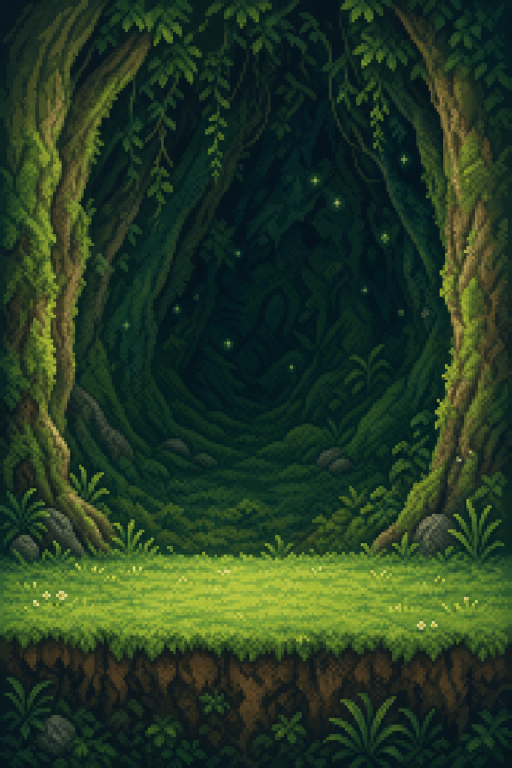
#> input picture GameBase/assets/acorn_catch_bg_source.png, 1024 x 1536 px (shown at 1/2 size)
$ python pack_digit_sheet.py ../assets/acorn_catch_bg_source.png --output out.png
#> lines starting #> are read from the running program, lines starting #| are printed output that depends on the picture
### GameBase/tools/png_to_spritesheet.py
#!/usr/bin/env python3
"""Convert a PNG to a PROGMEM sprite sheet header with optional region metadata."""

import argparse
import os
import sys

try:
    from PIL import Image
except ImportError:
    print("Pillow is required: pip install pillow", file=sys.stderr)
    sys.exit(1)

sys.path.insert(0, os.path.dirname(__file__))
from sprite_encoding import (  # noqa: E402
    choose_bpp,
    encode_sheet,
    format_u8_array,
    preview_stats,
    rasterize_sheet,
    rgb_to_rgb565,
    write_asset_header,
    write_legacy_header,
)


# [8 lines left out: function is_opaque_pixel, not called in this run]


def is_outline_pixel(r, g, b, a):
    return a >= 20 and r < 140 and g < 140 and b < 140


def flood_fill_digits(image, transparent_rgb=None, regions=None):
    pixels = image.load()
    width, height = image.size
    filled = set()

    fill_targets = []
    if regions:
        for _label, x, y, w, h in regions:
            fill_targets.append((x, y, w, h))
    else:
        fill_targets.append((0, 0, width, height))

    for x0, y0, w, h in fill_targets:
        seeds = []
        cx = x0 + w // 2
        cy = y0 + h // 2
        seeds.append((cx, cy))
        seeds.append((x0 + 2, y0 + 2))
        seeds.append((x0 + w - 3, y0 + 2))

        for sx, sy in seeds:
            if not (x0 <= sx < x0 + w and y0 <= sy < y0 + h):
                continue
            r, g, b, a = pixels[sx, sy]
            if is_outline_pixel(r, g, b, a):
                continue
            if not is_opaque_pixel(r, g, b, a, transparent_rgb):
                stack = [(sx, sy)]
                visited = set()
                while stack:
                    x, y = stack.pop()
                    if (x, y) in visited:
                        continue
                    if not (x0 <= x < x0 + w and y0 <= y < y0 + h):
                        continue
                    visited.add((x, y))
                    pr, pg, pb, pa = pixels[x, y]
                    if is_outline_pixel(pr, pg, pb, pa):
                        continue
                    if is_opaque_pixel(pr, pg, pb, pa, transparent_rgb) and not (
                        pr > 200 and pg > 200 and pb > 200
                    ):
                        continue
                    pixels[x, y] = (255, 255, 255, 255)
                    filled.add((x, y))
                    stack.extend([(x + 1, y), (x - 1, y), (x, y + 1), (x, y - 1)])

    return filled


# [5 lines left out: function load_processed_image, not called in this run]


def image_to_sheet(path_or_image, transparent_rgb=None, fill_digits=False, regions=None):
    if isinstance(path_or_image, Image.Image):
        image = path_or_image.convert("RGBA")
    else:
        image = load_processed_image(path_or_image, transparent_rgb, fill_digits, regions)
    width, height = image.size
    colors, opaque_grid = rasterize_sheet(image, transparent_rgb)

    bitmap = []
    mask_rows = []
    for y in range(height):
        row_bits = []
        for x in range(width):
            bitmap.append(colors[y][x] if opaque_grid[y][x] else 0xFFFF)
            row_bits.append("1" if opaque_grid[y][x] else "0")
        for i in range(0, width, 8):
            chunk = row_bits[i : i + 8]
            while len(chunk) < 8:
                chunk.append("0")
            mask_rows.append(int("".join(chunk), 2))

    return width, height, bitmap, mask_rows


# [129 lines left out: functions format_array, write_header, main, not called in this run]


# [2 lines that do not run on import are left out]

### GameBase/tools/pack_digit_sheet.py
#!/usr/bin/env python3
"""Crop tightly-bounded digits and pack into a clean spaced sprite sheet."""

import argparse
import os
import sys

sys.path.insert(0, os.path.dirname(__file__))
from png_to_spritesheet import flood_fill_digits, image_to_sheet, write_header

try:
    from PIL import Image
except ImportError:
    print("Pillow is required", file=sys.stderr)
    sys.exit(1)

# Tight source bounds measured from the digit strip art.
SMALL_SOURCE = [
    (85, 8, 7, 10),
    (93, 8, 5, 10),
    (99, 8, 8, 10),
    (107, 8, 6, 10),
    (113, 8, 7, 10),
    (120, 8, 8, 10),
    (128, 8, 7, 10),
    (135, 8, 7, 10),
    (142, 8, 7, 10),
    (149, 8, 6, 10),
]

LARGE_SOURCE = [
    (15, 25, 21, 30),
    (39, 25, 15, 30),
    (57, 25, 33, 30),
    (96, 25, 15, 30),
    (117, 25, 27, 30),
    (150, 25, 15, 30),
    (168, 25, 18, 30),
    (189, 25, 18, 30),
    (207, 25, 15, 30),
    (216, 25, 9, 30),
]


def trim_bounds(image, box):
    x0, y0, w, h = box
    x1 = x0 + w - 1
    y1 = y0 + h - 1
    px = image.load()

    def is_ink(r, g, b, a):
        if a < 20:
            return False
        if r > 240 and g > 240 and b > 240:
            return False
        return True

    while x0 <= x1 and all(not is_ink(*px[x0, y]) for y in range(y0, y1 + 1)):
        x0 += 1
    while x1 >= x0 and all(not is_ink(*px[x1, y]) for y in range(y0, y1 + 1)):
        x1 -= 1
    while y0 <= y1 and all(not is_ink(*px[x, y0]) for x in range(x0, x1 + 1)):
        y0 += 1
    while y1 >= y0 and all(not is_ink(*px[x, y1]) for x in range(x0, x1 + 1)):
        y1 -= 1
    return (x0, y0, x1 - x0 + 1, y1 - y0 + 1)


def pack_row(image, boxes, cell_w, cell_h, y_offset, pad=2):
    row = Image.new("RGBA", (cell_w * 10, cell_h), (255, 255, 255, 0))
    regions = []
    for i, box in enumerate(boxes):
        crop = image.crop((box[0], box[1], box[0] + box[2], box[1] + box[3]))
        dest_x = i * cell_w + max(0, (cell_w - crop.width) // 2)
        dest_y = y_offset + max(0, (cell_h - crop.height) // 2)
        row.paste(crop, (dest_x, dest_y), crop)
        regions.append((f"d{i}", i * cell_w, y_offset, cell_w, cell_h))
    return row, regions


def main():
    parser = argparse.ArgumentParser()
    parser.add_argument("input")
    parser.add_argument("-o", "--output", required=True)
    parser.add_argument("--preview", help="Optional packed PNG preview path")
    args = parser.parse_args()

    source = Image.open(args.input).convert("RGBA")
    filled = flood_fill_digits(
        source,
        (255, 255, 255),
        [("d", x, y, w, h) for x, y, w, h in SMALL_SOURCE + LARGE_SOURCE],
    )
#> the loop in flood_fill_digits, `for _label, x, y, w, h in regions:` made 20 passes
#> (x, y, w, h) on passes 1 to 12: (85, 8, 7, 10), (93, 8, 5, 10), (99, 8, 8, 10), (107, 8, 6, 10), (113, 8, 7, 10), (120, 8, 8, 10), (128, 8, 7, 10), (135, 8, 7, 10), (142, 8, 7, 10), (149, 8, 6, 10), (15, 25, 21, 30), (39, 25, 15, 30)
#> after the loop in flood_fill_digits, `for _label, x, y, w, h in regions:`: fill_targets = 20 items, first 6: (85, 8, 7, 10), (93, 8, 5, 10), (99, 8, 8, 10), (107, 8, 6, 10), (113, 8, 7, 10), (120, 8, 8, 10)
#> the loop in flood_fill_digits, `for x0, y0, w, h in fill_targets:` made 20 passes
#> (x0, y0, w, h, cx, cy) on passes 1 to 12: (85, 8, 7, 10, 88, 13), (93, 8, 5, 10, 95, 13), (99, 8, 8, 10, 103, 13), (107, 8, 6, 10, 110, 13), (113, 8, 7, 10, 116, 13), (120, 8, 8, 10, 124, 13), (128, 8, 7, 10, 131, 13), (135, 8, 7, 10, 138, 13), (142, 8, 7, 10, 145, 13), (149, 8, 6, 10, 152, 13), (15, 25, 21, 30, 25, 40), (39, 25, 15, 30, 46, 40)
#> after the loop in flood_fill_digits, `for x0, y0, w, h in fill_targets:`: filled = 0 items
#> filled = 0 items

    small_boxes = [trim_bounds(source, box) for box in SMALL_SOURCE]
#> after the loop in trim_bounds, `while x0 <= x1 and all(not is_ink(*px[x0, y]) for y in range(y0, y1 + ..`: x0 = 85
#> after the loop in trim_bounds, `while x1 >= x0 and all(not is_ink(*px[x1, y]) for y in range(y0, y1 + ..`: x1 = 91
#> after the loop in trim_bounds, `while y0 <= y1 and all(not is_ink(*px[x, y0]) for x in range(x0, x1 + ..`: y0 = 8
#> after the loop in trim_bounds, `while y1 >= y0 and all(not is_ink(*px[x, y1]) for x in range(x0, x1 + ..`: y1 = 17
#> small_boxes = [(85, 8, 7, 10), (93, 8, 5, 10), (99, 8, 8, 10), (107, 8, 6, 10), (113, 8, 7, 10), (120, 8, 8, 10), (128, 8, 7, 10), (135, 8, 7, 10), (142, 8, 7, 10), (149, 8, 6, 10)]
    large_boxes = [trim_bounds(source, box) for box in LARGE_SOURCE]
#> large_boxes = [(15, 25, 21, 30), (39, 25, 15, 30), (57, 25, 33, 30), (96, 25, 15, 30), (117, 25, 27, 30), (150, 25, 15, 30), (168, 25, 18, 30), (189, 25, 18, 30), (207, 25, 15, 30), (216, 25, 9, 30)]

    # Digit 9 extends left of the naive 222..224 slice; widen using ink scan.
    lx, ly, lw, lh = large_boxes[9]
#> lx = 216; ly = 25; lw = 9; lh = 30
    if lw < 10:
        px = source.load()
        y0, y1 = LARGE_SOURCE[9][1], LARGE_SOURCE[9][1] + LARGE_SOURCE[9][3] - 1
        ink_x = [
            x
            for x in range(200, source.width)
            if any(
                px[x, y][3] >= 20
                and not (px[x, y][0] > 240 and px[x, y][1] > 240 and px[x, y][2] > 240)
                for y in range(y0, y1 + 1)
            )
        ]
#> ink_x = 824 values from 200 to 1023
        if ink_x:
            x0 = min(ink_x)
#> x0 = 200
            x1 = max(ink_x)
#> x1 = 1023
            large_boxes[9] = (x0, y0, x1 - x0 + 1, y1 - y0 + 1)

    small_row, small_regions = pack_row(source, small_boxes, 10, 12, 0)
#> the loop in pack_row, `for i, box in enumerate(boxes):` made 10 passes
#> (box, dest_x) on passes 1 to 10: ((85, 8, 7, 10), 1), ((93, 8, 5, 10), 12), ((99, 8, 8, 10), 21), ((107, 8, 6, 10), 32), ((113, 8, 7, 10), 41), ((120, 8, 8, 10), 51), ((128, 8, 7, 10), 61), ((135, 8, 7, 10), 71), ((142, 8, 7, 10), 81), ((149, 8, 6, 10), 92)
#> after the loop in pack_row, `for i, box in enumerate(boxes):`: regions = [('d0', 0, 0, 10, 12), ('d1', 10, 0, 10, 12), ('d2', 20, 0, 10, 12), ('d3', 30, 0, 10, 12), ('d4', 40, 0, 10, 12), ('d5', 50, 0, 10, 12), ('d6', 60, 0, 10, 12), ('d7', 70, 0, 10, 12), ('d8', 80, 0, 10, 12), ('d9', 90, 0, 10, 12)]
#> small_regions has the same summary as regions in pack_row
    large_row, large_regions = pack_row(source, large_boxes, 24, 32, 14)
#> call 2 of pack_row, with cell_w = 24, cell_h = 32, y_offset = 14, pad = 2
#> the loop in pack_row (call 2), `for i, box in enumerate(boxes):` made 10 passes
#> (box, dest_x) on passes 1 to 10: ((15, 25, 21, 30), 1), ((39, 25, 15, 30), 28), ((57, 25, 33, 30), 48), ((96, 25, 15, 30), 76), ((117, 25, 27, 30), 96), ((150, 25, 15, 30), 124), ((168, 25, 18, 30), 147), ((189, 25, 18, 30), 171), ((207, 25, 15, 30), 196), ((200, 25, 824, 30), 216)
#> pass 1, in pack_row (call 2), `crop = image.crop((box[0], box[1], box[0] + box[2], box[1] + box[3]))`:
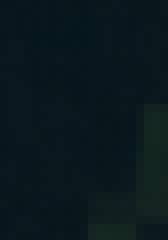
#> crop: PIL image 21x30 RGBA (shown 8 times larger); mean R, G, B, A 9.7, 24.5, 29.5, 255
#> pass 3, in pack_row (call 2), `crop = image.crop((box[0], box[1], box[0] + box[2], box[1] + box[3]))`:
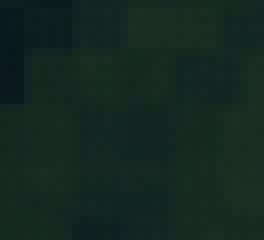
#> crop: PIL image 33x30 RGBA (shown 8 times larger); mean R, G, B, A 21.1, 39.6, 32.9, 255
#> after the loop in pack_row (call 2), `for i, box in enumerate(boxes):`:
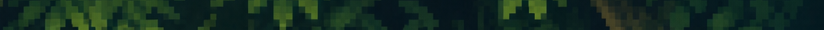
#> crop: PIL image 824x30 RGBA; mean R, G, B, A 20.5, 44.2, 32.3, 255
#> after the loop in pack_row (call 2), `for i, box in enumerate(boxes):`:
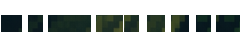
#> row: PIL image 240x32 RGBA; mean R, G, B, A 154.7, 162, 158.7, 110.6; transparent parts drawn white
#> after the loop in pack_row (call 2), `for i, box in enumerate(boxes):`: regions = [('d0', 0, 14, 24, 32), ('d1', 24, 14, 24, 32), ('d2', 48, 14, 24, 32), ('d3', 72, 14, 24, 32), ('d4', 96, 14, 24, 32), ('d5', 120, 14, 24, 32), ('d6', 144, 14, 24, 32), ('d7', 168, 14, 24, 32), ('d8', 192, 14, 24, 32), ('d9', 216, 14, 24, 32)]
#> large_regions has the same summary as regions in pack_row

    packed = Image.new("RGBA", (240, 46), (255, 255, 255, 0))
    packed.paste(small_row, (0, 0), small_row)
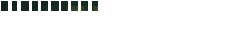
#> packed: PIL image 240x46 RGBA; mean R, G, B, A 240.8, 242, 241.4, 15.7; transparent parts drawn white
    packed.paste(large_row, (0, 0), large_row)
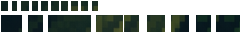
#> packed: PIL image 240x46 RGBA; mean R, G, B, A 171.1, 177.3, 174.4, 92.7; transparent parts drawn white

    if args.preview:
        packed.save(args.preview)

    packed.save(args.input.replace(".png", "_packed.png"))

    regions = []
    for i in range(10):
        regions.append((f"small{i}",) + small_regions[i][1:])
#> after the loop, regions = 10 items, first 6: ('small0', 0, 0, 10, 12), ('small1', 10, 0, 10, 12), ('small2', 20, 0, 10, 12), ('small3', 30, 0, 10, 12), ('small4', 40, 0, 10, 12), ('small5', 50, 0, 10, 12)
    for i in range(10):
        regions.append((f"large{i}",) + large_regions[i][1:])
#> after the loop, regions = 20 items, first 6: ('small0', 0, 0, 10, 12), ('small1', 10, 0, 10, 12), ('small2', 20, 0, 10, 12), ('small3', 30, 0, 10, 12), ('small4', 40, 0, 10, 12), ('small5', 50, 0, 10, 12)

    width, height, bitmap, mask_rows = image_to_sheet(
        packed,
        transparent_rgb=(255, 255, 255),
        fill_digits=True,
        regions=regions,
    )

    write_header(args.output, "sprite_digits", width, height, bitmap, mask_rows, regions)
    print("Packed digit sheet written to", args.output)
    for label, x, y, w, h in regions:
        print(f"  {label}: {x},{y},{w},{h}")


if __name__ == "__main__":
    main()
#> (the call stopped at in image_to_sheet, `colors, opaque_grid = rasterize_sheet(image, transparent_rgb)`: sprite_encoding is not available in this run)
